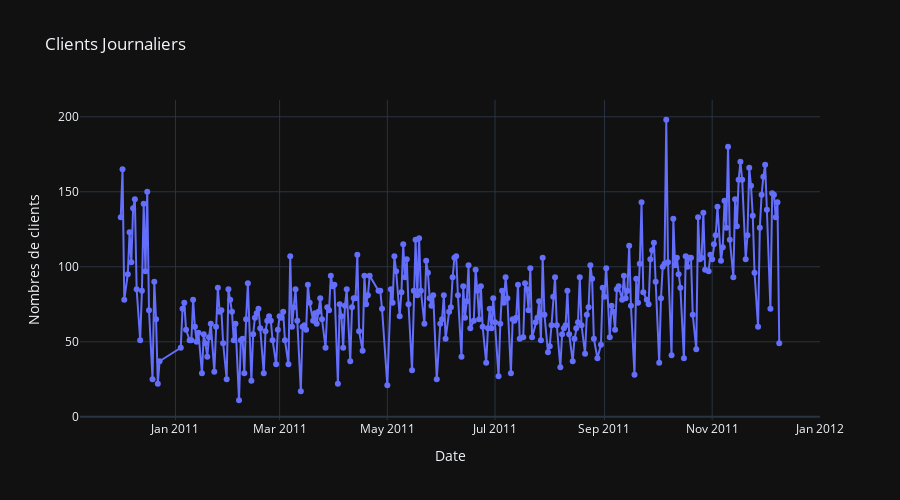

Notebook cell for this chart:
### Code cell
daily_users = df_clean.groupby('date')['No'].nunique().reset_index()

fig = px.line(daily_users,
              x="date",
              y="No",
              title="Clients Journaliers",
              markers=True)

fig.update_layout(xaxis_title="Date",
                  yaxis_title="Nombres de clients",
                  template="plotly_dark",  # tu peux changer selon ton thème
                  height=500,width=900)
fig.show()

### Figure 1 — Plotly figure (JSON) as saved in the notebook; plotly's stock layout.template omitted (floating-point values rounded to 4 significant figures; data arrays with more than 128 entries replaced by an {"elided": "..."} marker saying what was removed)
{"data": [{"hovertemplate": "date=%{x}<br>No=%{y}<extra></extra>", "legendgroup": "", "line": {"color": "#636efa", "dash": "solid"}, "marker": {"symbol": "circle"}, "mode": "lines+markers", "name": "", "orientation": "v", "showlegend": false, "type": "scatter", "x": {"elided": "305 str values"}, "xaxis": "x", "y": {"elided": "305 int values"}, "yaxis": "y"}], "layout": {"height": 500, "legend": {"tracegroupgap": 0}, "title": {"text": "Clients Journaliers"}, "width": 900, "xaxis": {"anchor": "y", "autorange": true, "domain": [0, 1], "range": ["2010-11-07 22:01:22.0046", "2012-01-01 01:58:37.9954"], "title": {"text": "Date"}, "type": "date"}, "yaxis": {"anchor": "x", "autorange": true, "domain": [0, 1], "range": [-2.167, 211.2], "title": {"text": "Nombres de clients"}, "type": "linear"}}}
